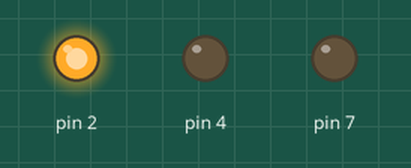
This sketch was run on a simulated Arduino Uno, built with avr-gcc and run on an emulated ATmega328P. On the bench: output pins drawn as LEDs (lit = HIGH).

Above: at 1.5 s.
At 4.5 s:
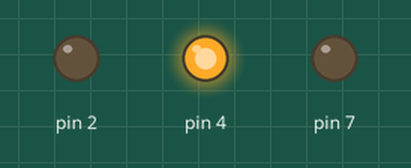
At 7.5 s:
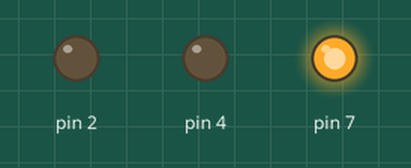
Timing chart, 0 to 11.7 s (numbered marks = the images above):
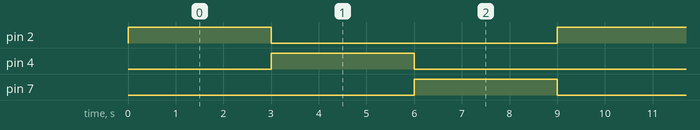

Measured:
- by itself, pin 2, pin 4, pin 7: alternates HIGH for 3.0 s and LOW for 6.0 s
- by itself, everything shown: repeats every 9.0 s, in 4 steps

The sketch:

magnificent_hango_jaiks1.ino
```cpp
void setup()
{
  pinMode(2, OUTPUT);
  pinMode(4, OUTPUT);
  pinMode(7, OUTPUT);
}

void loop()
{
  digitalWrite(2, HIGH);
  delay(3000); // Wait for 3000 millisecond(s)
  digitalWrite(2, LOW);
  digitalWrite(4, HIGH);
  delay(3000); // Wait for 3000 millisecond(s)
  digitalWrite(4, LOW);
  digitalWrite(7, HIGH);
  delay(3000); // Wait for 3000 millisecond(s)
  digitalWrite(7, LOW);
}
```
